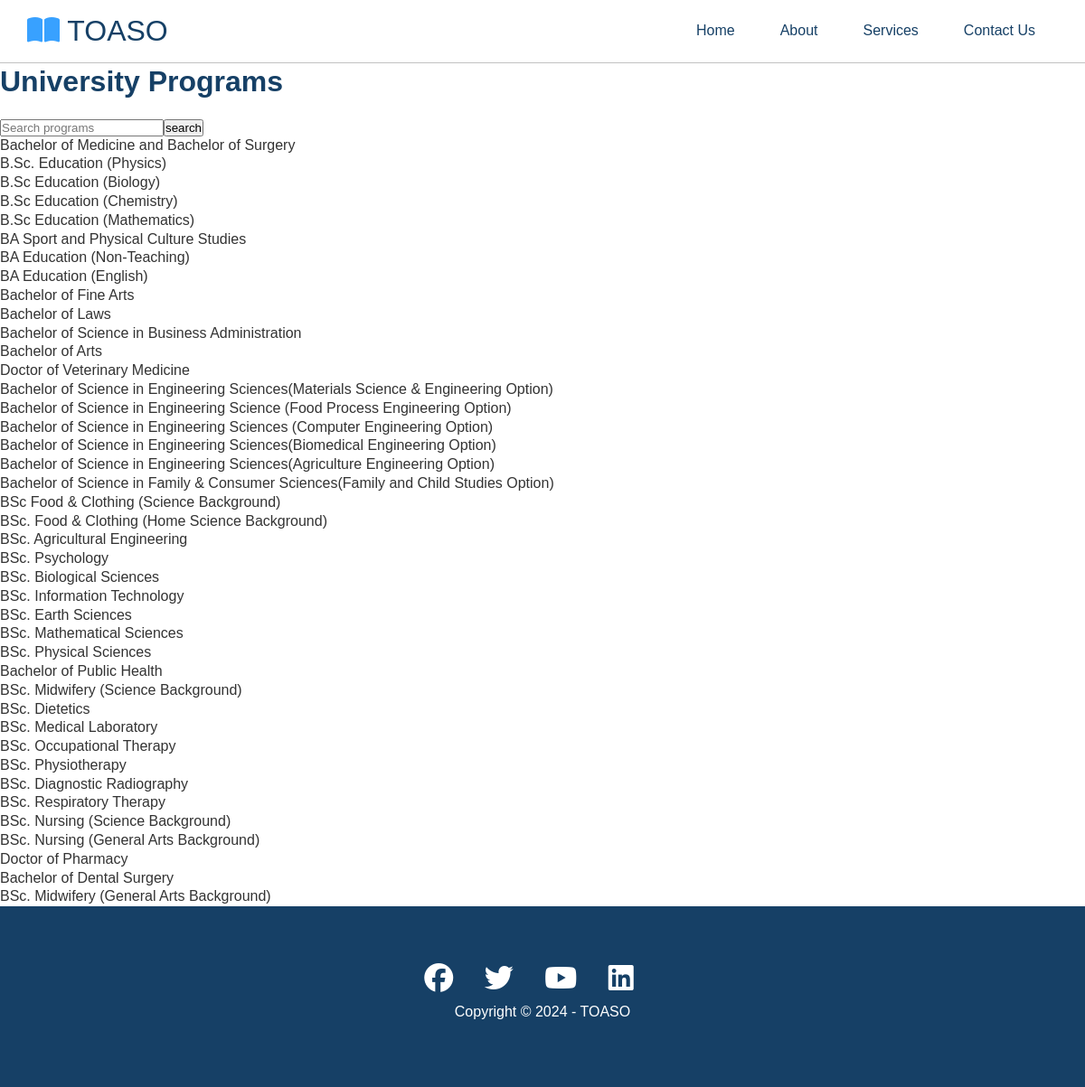
Screenshot of /programs/ with the database file from the repository.
### toaso/models.py (models this page shows, shortened)
class Program(models.Model):
    name = models.CharField(max_length=100)
    description = models.TextField()
    cut_off_point = models.IntegerField()
    elective_requirements = models.ManyToManyField(ElectiveSubject, related_name='required_for_programs', blank=True)
    constant_elective = models.ForeignKey(ElectiveSubject, related_name='constant_for_programs', null=True, blank=True, on_delete=models.SET_NULL)
    elective_requirement_logic = models.CharField(
        max_length=50,
        choices=[('ANY', 'Any'), ('ALL', 'All'), ('CONSTANT_PLUS_TWO', 'Constat plus Two')],
        default='ANY'
    )
    career = models.CharField(max_length=100)
    note = models.TextField(null=True, blank=True)

### toaso/views.py (the view)
# urls.py: path('programs/', all_programs, name='programs'),
def all_programs(request):
    query = request.GET.get('q')
    if query:
        programs = Program.objects.filter(name__icontains=query)
    else:
        programs = Program.objects.all()
    return render(request, 'toaso/all_programs.html', {'programs':programs})

### toaso/templates/toaso/all_programs.html (shortened to what this page needs)
{% extends 'toaso/base.html' %}
    {% block content %}
    <h1>University Programs</h1>
    <form method="GET" style="margin-top: 20px; display: flex">
        <input type="text" name="q" placeholder="Search programs" value="{{request.GET.q}}">
        <input class="button" type="submit", value="search">
    </form>
    <ul>
        {% for program in programs %}
            <li>
                <a href="{% url 'program_detail' program.pk %}">{{program.name}}</a>
            </li>
        {% endfor %}
    </ul>
    {% endblock content %}

### toaso/templates/toaso/base.html (style rules this page uses)
* { box-sizing: border-box; padding: 0; margin: 0; }
body { font-family: 'Open San', sans-serif; background: #fff; color: #164066; line-height: 1.3; }
ul { list-style: none; }
a { color: #333; text-decoration: none; }

### rows the page displays
Program: name "Bachelor of Medicine and Bachelor of Surgery"
Program: name "B.Sc. Education (Physics)"
Program: name "B.Sc Education (Biology)"
Program: name "B.Sc Education (Chemistry)"
Program: name "B.Sc Education (Mathematics)"
Program: name "BA Sport and Physical Culture Studies"
Program: name "BA Education (Non-Teaching)"
Program: name "BA Education (English)"
Program: name "Bachelor of Fine Arts"
Program: name "Bachelor of Laws"
Program: name "Bachelor of Science in Business Administration"
Program: name "Bachelor of Arts"
Program: name "Doctor of Veterinary Medicine"
Program: name "Bachelor of Science in Engineering Sciences(Materials Science & Engineering Option)"
Program: name "Bachelor of Science in Engineering Science (Food Process Engineering Option)"
Program: name "Bachelor of Science in Engineering Sciences (Computer Engineering Option)"
Program: name "Bachelor of Science in Engineering Sciences(Biomedical Engineering Option)"
Program: name "Bachelor of Science in Engineering Sciences(Agriculture Engineering Option)"
Program: name "Bachelor of Science in Family & Consumer Sciences(Family and Child Studies Option)"
Program: name "BSc Food & Clothing (Science Background)"
Program: name "BSc. Food & Clothing (Home Science Background)"
Program: name "BSc. Agricultural Engineering"
Program: name "BSc. Psychology"
Program: name "BSc. Biological Sciences"
Program: name "BSc. Information Technology"
Program: name "BSc. Earth Sciences"
Program: name "BSc. Mathematical Sciences"
Program: name "BSc. Physical Sciences"
Program: name "Bachelor of Public Health"
Program: name "BSc. Midwifery (Science Background)"
Program: name "BSc. Dietetics"
Program: name "BSc. Medical Laboratory"
Program: name "BSc. Occupational Therapy"
Program: name "BSc. Physiotherapy"
Program: name "BSc. Diagnostic Radiography"
Program: name "BSc. Respiratory Therapy"
Program: name "BSc. Nursing (Science Background)"
Program: name "BSc. Nursing (General Arts Background)"
Program: name "Doctor of Pharmacy"
Program: name "Bachelor of Dental Surgery"
Program: name "BSc. Midwifery (General Arts Background)"
